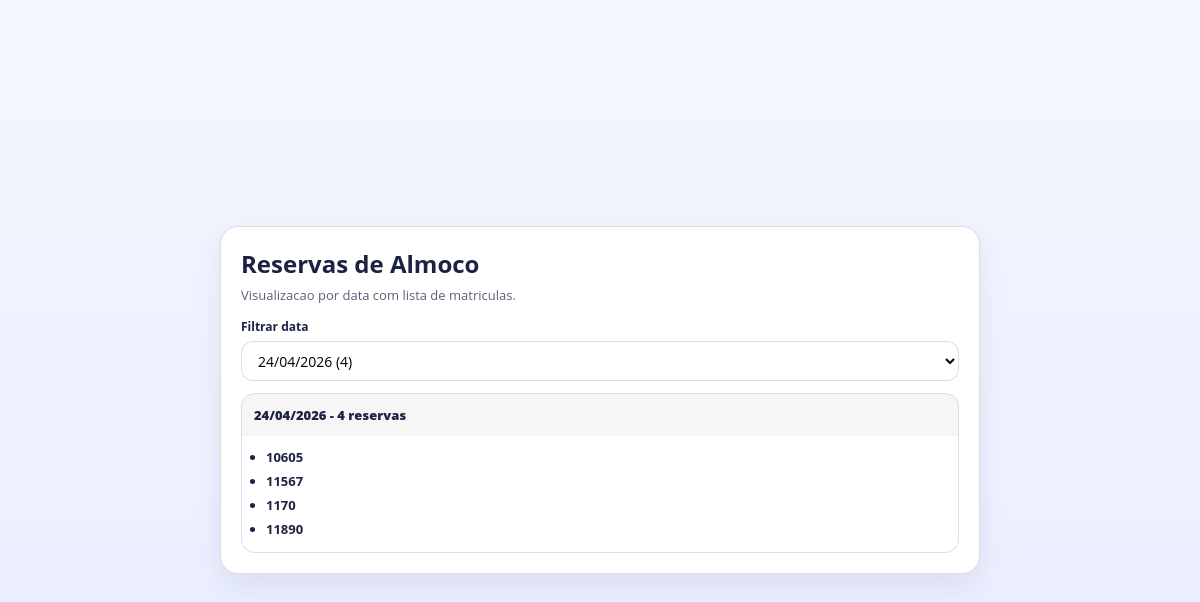
/almoco/admin/ (signed in), run on the app's committed database.
### hqbooking/models.py (models this page shows, shortened)
class LunchReservation(models.Model):
    employee_id = models.CharField(max_length=20)
    reserved_date = models.DateField(db_index=True)
    created_at = models.DateTimeField(auto_now_add=True)
    class Meta:
        ordering = ["reserved_date", "-created_at", "id"]
        constraints = [
            models.UniqueConstraint(fields=["employee_id", "reserved_date"], name="uq_lunch_employee_date"),
        ]

### hqbooking/views.py (the view)
# urls.py: path("almoco/admin/", views.lunch_booking_admin_page, name="lunch_booking_admin"),
def lunch_booking_admin_page(request):
    rows = LunchReservation.objects.all().order_by("reserved_date", "employee_id", "id")
    grouped = []
    selected_date = (request.GET.get("date") or "").strip()
    current_date = None
    bucket = None
    for r in rows:
        iso = r.reserved_date.isoformat()
        if iso != current_date:
            bucket = {
                "date": r.reserved_date,
                "date_iso": iso,
                "count": 0,
                "employees": [],
            }
            grouped.append(bucket)
            current_date = iso
        bucket["count"] += 1
        bucket["employees"].append(r.employee_id)
    if not selected_date and grouped:
        selected_date = grouped[0]["date_iso"]
    return render(
        request,
        "hqbooking/lunch_admin.html",
        {
            "grouped": grouped,
            "selected_date": selected_date,
        },
    )

### tiqueue/context_processors.py (called while the page is built)
def system_config(request):
    cfg = SystemConfig.objects.order_by("-updated_at", "-id").first()
    return {
        "sidebar_system_version": (cfg.system_version if cfg and cfg.system_version else ""),
    }

### templates/hqbooking/lunch_admin.html (shortened to what this page needs)
{% load static %}
<!DOCTYPE html>
<html lang="pt-BR">
<head>
    <link rel="stylesheet" href="{% static '/style/hqbooking.css' %}">
</head>
<body>
    <main class="hq-shell">
        <section class="hq-card hq-admin-card">
            <h1 class="hq-title">Reservas de Almoco</h1>
            <p class="hq-subtitle">Visualizacao por data com lista de matriculas.</p>
            <div class="hq-filter-row">
                <label class="hq-label" for="dateFilter">Filtrar data</label>
                <select id="dateFilter" class="hq-input" onchange="onDateFilterChange(this.value)">
                    {% for g in grouped %}
                        <option value="{{ g.date_iso }}" {% if selected_date == g.date_iso %}selected{% endif %}>
                            {{ g.date|date:"d/m/Y" }} ({{ g.count }})
                        </option>
                    {% endfor %}
                </select>
            </div>
            <div class="hq-accordion-list">
                {% for g in grouped %}
                    <details class="hq-accordion-item" data-date="{{ g.date_iso }}" {% if selected_date == g.date_iso %}open{% endif %}>
                        <summary class="hq-accordion-summary">
                            {{ g.date|date:"d/m/Y" }} - {{ g.count }} reservas
                        </summary>
                        <ul class="hq-employee-list">
                            {% for employee in g.employees %}
                                <li>{{ employee }}</li>
                            {% endfor %}
                        </ul>
                    </details>
                {% empty %}
                    <div class="hq-empty">Nenhuma reserva registrada.</div>
                {% endfor %}
            </div>
        </section>
    </main>
</body>
</html>

### connect/static/style/hqbooking.css (style rules this page uses)
:root { --bg: #eef3ff; --text: #1c2242; --card: #ffffff; --border: rgba(28, 34, 66, 0.15); --green: #14b86a; --red: #e05454; --blue: #3f7bff; }
* { box-sizing: border-box; font-family: "Open Sans", sans-serif; }
body { margin: 0; background: linear-gradient(180deg, #f4f7ff 0%, #e7ecff 100%); color: var(--text); }
.hq-shell { min-height: 100vh; display: grid; place-items: center; padding: 16px; }
.hq-card { width: min(620px, 96vw); background: #fff; border: 1px solid var(--border); border-radius: 18px; box-shadow: 0 12px 28px rgba(28, 34, 66, 0.08); padding: 20px; }
.hq-admin-card { width: min(760px, 96vw); }
.hq-title { margin: 0; font-size: 24px; }
.hq-subtitle { margin: 6px 0 14px 0; color: rgba(28, 34, 66, 0.72); font-size: 13px; }
.hq-label { font-size: 12px; font-weight: 700; }
.hq-input { height: 40px; border-radius: 12px; border: 1px solid var(--border); padding: 0 12px; font-size: 14px; background: #fff; }
.hq-filter-row { margin-top: 8px; display: grid; gap: 6px; }
.hq-accordion-list { margin-top: 12px; display: grid; gap: 10px; }
.hq-accordion-item { border: 1px solid var(--border); border-radius: 14px; overflow: hidden; background: #fff; }
.hq-accordion-summary { list-style: none; cursor: pointer; padding: 12px; font-size: 13px; font-weight: 800; background: rgba(28, 34, 66, 0.04); }
.hq-employee-list { margin: 0; padding: 12px 18px 14px 24px; display: grid; gap: 6px; font-size: 13px; font-weight: 700; }

### data on the page
LunchReservation: reserved_date "24/04/2026 (4)", date "24/04/2026", employees "10605"
LunchReservation: employees "11567"
LunchReservation: employees "1170"
LunchReservation: employees "11890"

### other printed values
{{ g.count }} "4"
